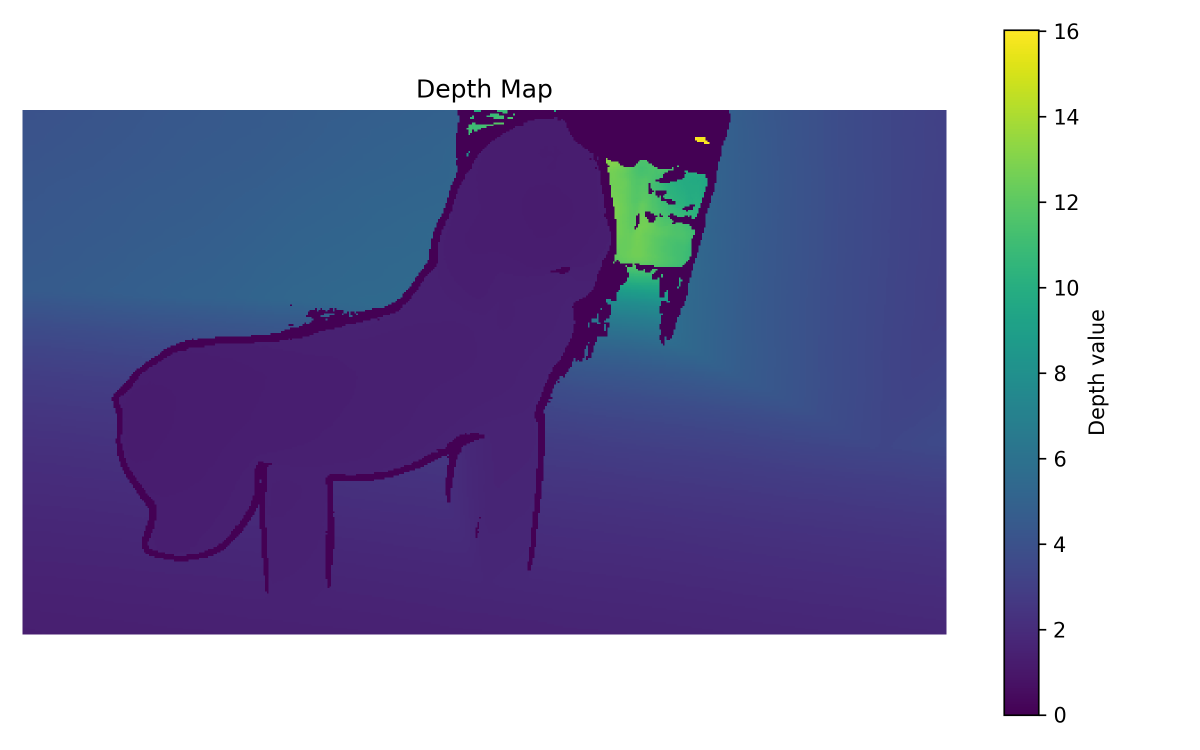
#> input picture lion dataset/depth_map.png, 2400 x 1500 px (shown at 1/2 size)
$ python -i features.py   (imports and definitions only)
#> lines starting #> are read from the running program, lines starting #| are printed output that depends on the picture
import cv2
import numpy as np
def detect_sift_features(image_path):
    ########## Detects SIFT keypoints and descriptors from one image ##########
    # reads image from disk
#> called with image_path = '../../lion dataset/depth_map.png'
    image = cv2.imread(image_path)
#> image is the input picture: shape (1500, 2400, 3); mean B, G, R 179.7, 144.9, 147
    if image is None:
        raise FileNotFoundError(f"Could not read image: {image_path}")
    # converts image to grayscale
    gray = cv2.cvtColor(image, cv2.COLOR_BGR2GRAY) # sift works on intensity, not color
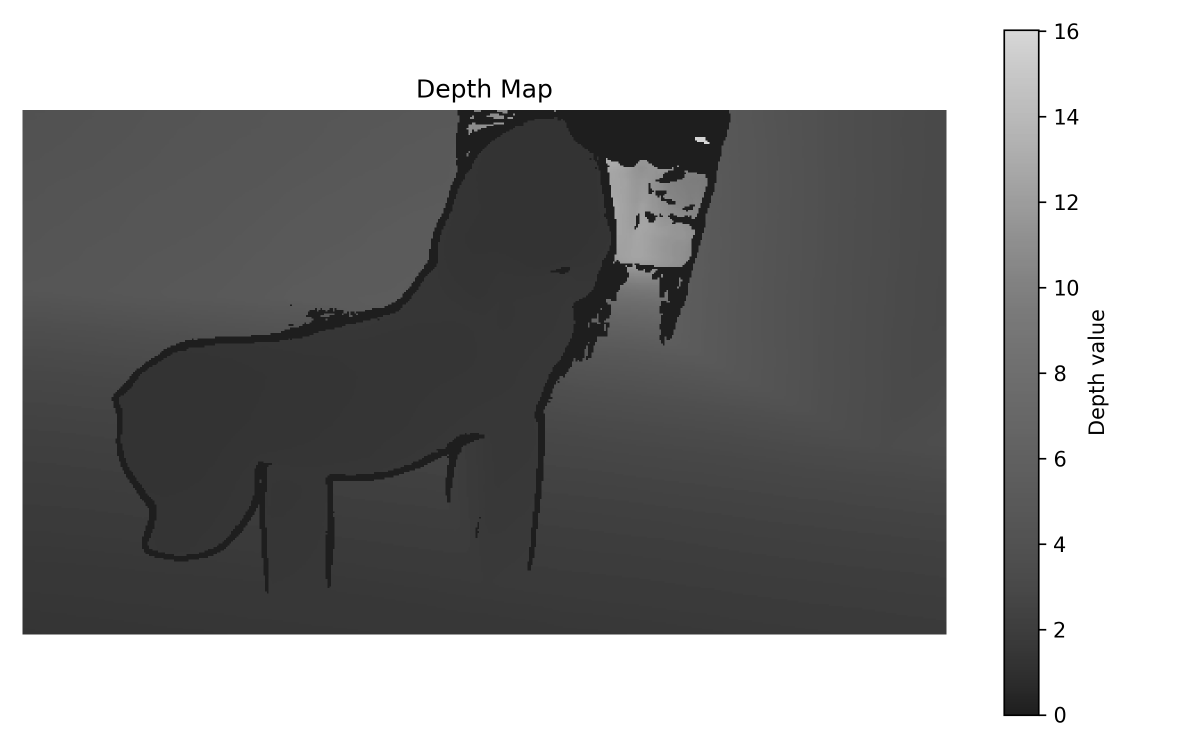
#> gray: shape (1500, 2400) (shown at 1/2 size); min 0, max 255, mean 149.4
    # improves contrast slightly before sift
    gray = cv2.equalizeHist(gray) # helps sift find more stable features in low-contrast areas
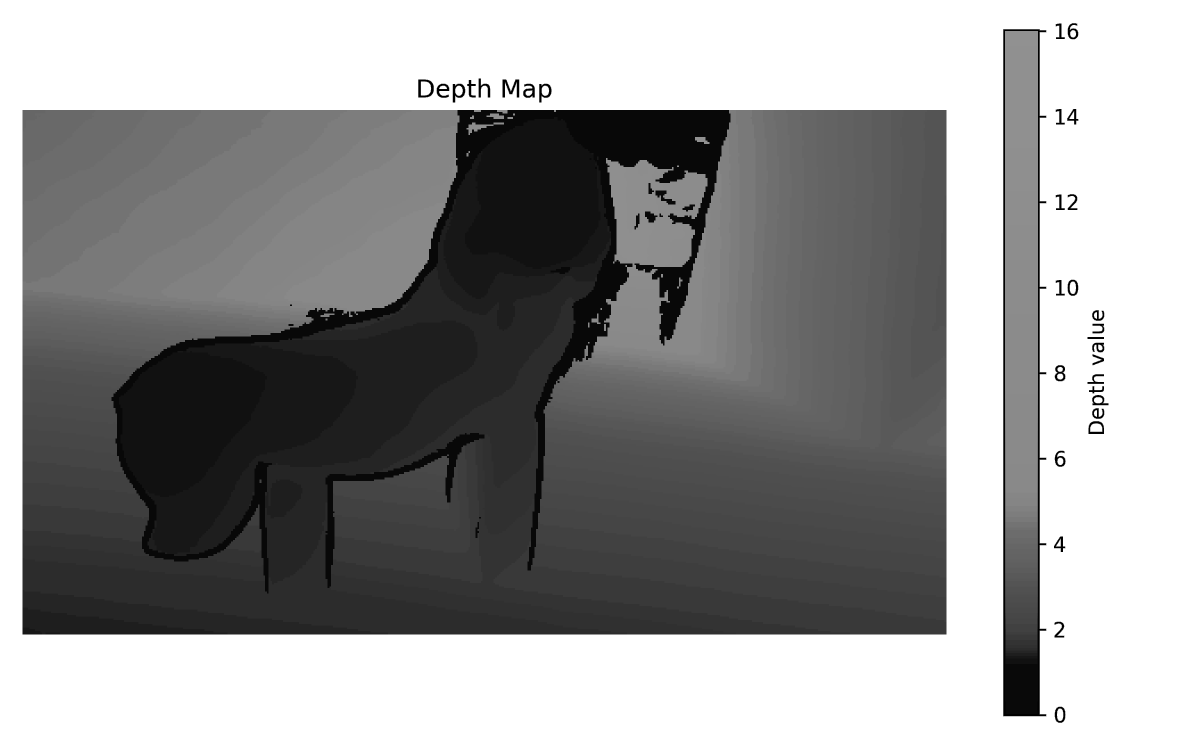
#> gray: shape (1500, 2400) (shown at 1/2 size); min 0, max 255, mean 151.9
    # creates sift detector
    sift = cv2.SIFT_create(
        nfeatures=5000,    # limits the maximum number of strongest features
        contrastThreshold=0.02,  # helps sift to detect features even in low-contrast regions
        edgeThreshold=10   # controls how strongly edge-like points are filtered out
    )
    # detects keypoints and compute descriptors
    keypoints, descriptors = sift.detectAndCompute(gray, None)
#> keypoints = 946 keypoints; strongest (x, y, size): (2177, 676, 3.2), (2205, 676, 3.2), (1007, 192, 4.1), (2114, 76, 2.7)
    # converts keypoint locations to numopy array
    points = np.array([kp.pt for kp in keypoints], dtype=np.float32)
#> points = 946 pairs, first value 62.38 to 2216.1, second value 48.44 to 1443.3

    return image, points, descriptors, keypoints

def match_descriptors(des1, des2, ratio=0.75):  # matches descriptors from image 1 and image 2
                                                # lowe's ratio was 0.65
    ########## Matches SIFT descriptors using BFMatcher and Lowe's ratio test ##########
    if des1 is None or des2 is None:
        return []
    # sift descriptors are floating-point vectors
    # used L2 distance -> euclidean distance
    bf = cv2.BFMatcher(cv2.NORM_L2)
    # for each descriptor in image 1, find its two nearest descriptors in image 2
    raw_matches = bf.knnMatch(des1, des2, k=2)
    good_matches = [] # creats empty list to contain good matches
    for match_pair in raw_matches:
        if len(match_pair) < 2: # sometimes opencv may return fewer than 2 matches
            continue # skips that descriptor and moves to the next one
        m, n = match_pair
        # lowe's ratio test:
        if m.distance < ratio * n.distance:
            good_matches.append(m) # keep the match only if the best match is clearly better than the 2nd-best match
    # sort matches from strongest to weakest.
    good_matches = sorted(good_matches, key=lambda x: x.distance) # smaller distance means more similar descriptors

    return good_matches

def get_matched_points(points1, points2, matches):
    ########## Converts OpenCV match objects into two Nx2 point arrays ##########
    matched_1 = [] # matched points in image 1
    matched_2 = [] # matched points in image 2
    for m in matches:
        matched_1.append(points1[m.queryIdx]) # point coordinate in image 1
        matched_2.append(points2[m.trainIdx]) # corresponding point coordinate in image 2

    return np.array(matched_1, dtype=np.float32), np.array(matched_2, dtype=np.float32) # both point lists as array

>>> result = detect_sift_features('../../lion dataset/depth_map.png')

$ run again, on lion dataset/lion_colored_cloud_front.png
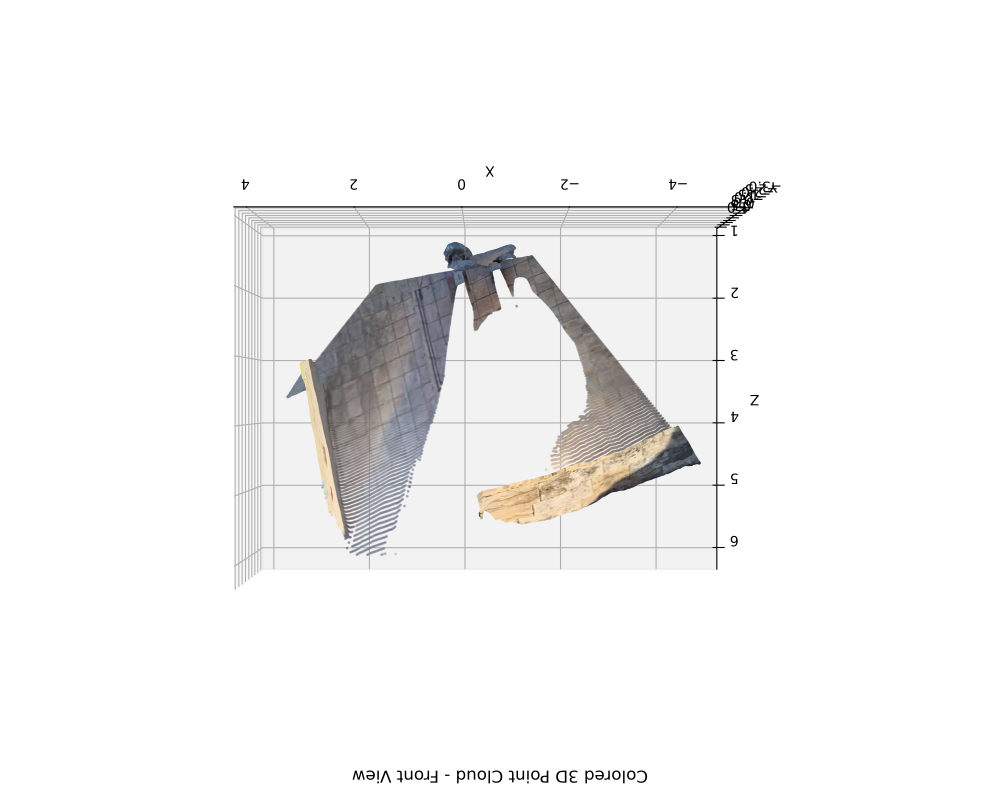
#> input picture lion dataset/lion_colored_cloud_front.png, 3000 x 2400 px (shown at 1/3 size)
#> in detect_sift_features, image is the input picture: shape (2400, 3000, 3); mean B, G, R 243.7, 244, 244.4
#> in detect_sift_features, `gray = cv2.equalizeHist(gray)`:
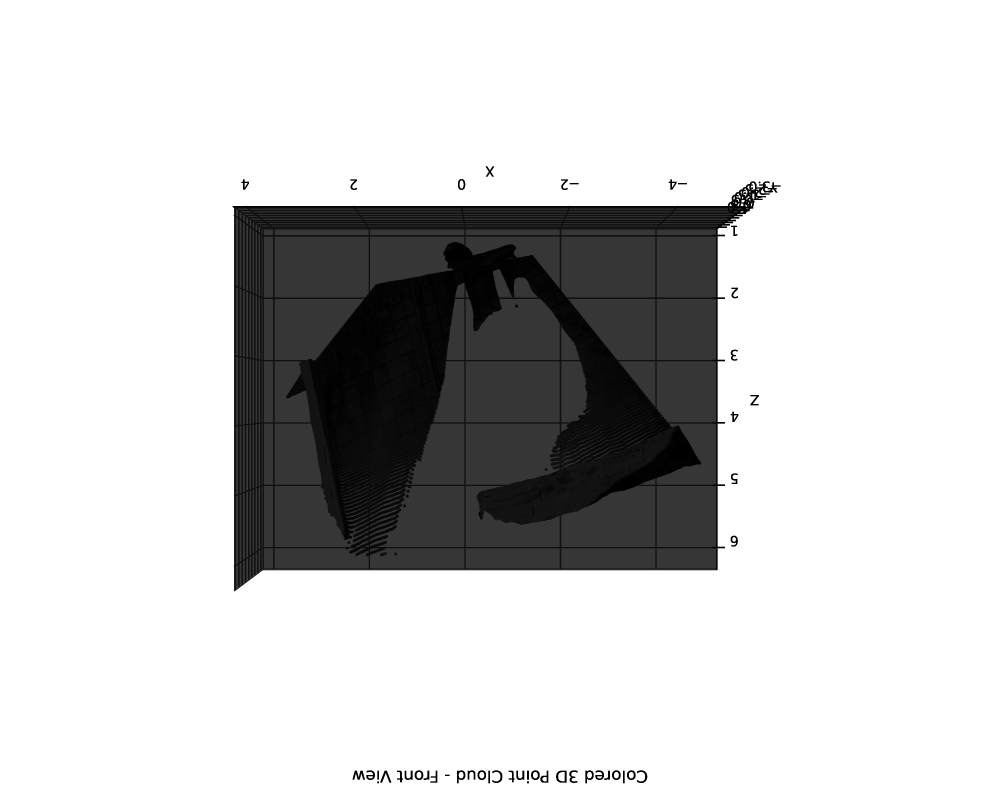
#> gray: shape (2400, 3000) (shown at 1/3 size); min 0, max 255, mean 206.1
#> keypoints = 2139 keypoints; strongest (x, y, size): (1584, 2347, 4.2), (2278, 547, 3.5), (1134, 2347, 3.8), (2269, 574, 2.6)
#> points = 2139 pairs, first value 700.4 to 2339.4, second value 501.3 to 2350.6

$ run again, on lion dataset/lion_colored_cloud_perspective.png
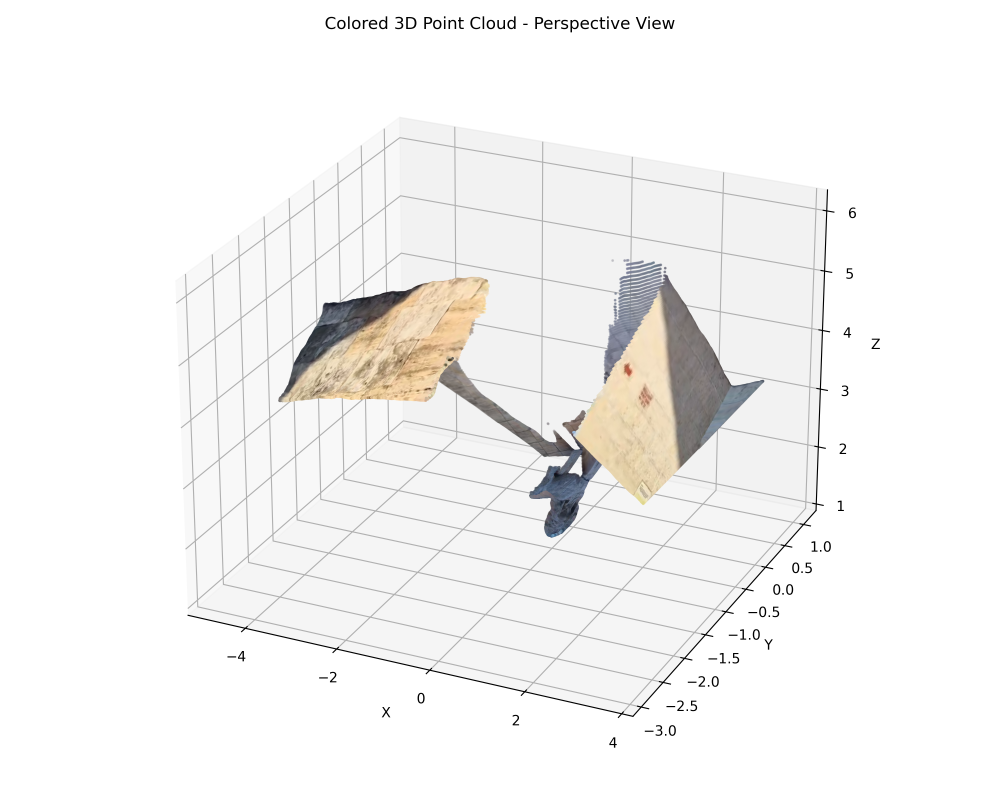
#> input picture lion dataset/lion_colored_cloud_perspective.png, 3000 x 2400 px (shown at 1/3 size)
#> in detect_sift_features, image is the input picture: shape (2400, 3000, 3); mean B, G, R 243, 244, 244.8
#> in detect_sift_features, `gray = cv2.cvtColor(image, cv2.COLOR_BGR2GRAY)`:
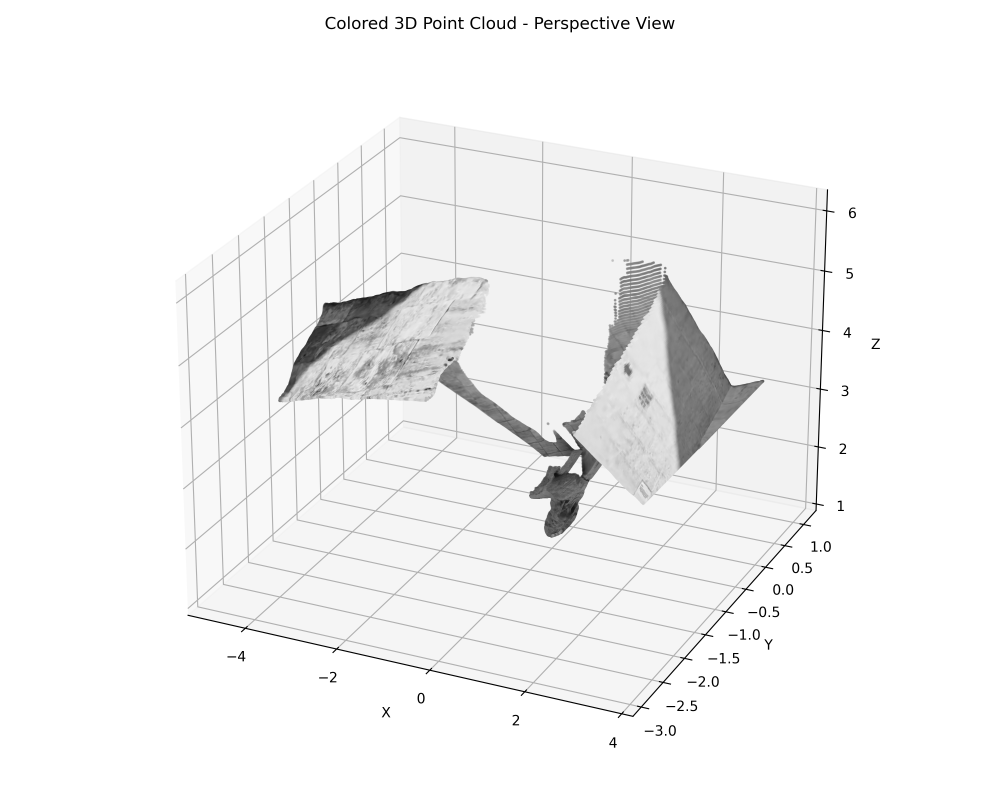
#> gray: shape (2400, 3000) (shown at 1/3 size); min 0, max 255, mean 244.1
#> in detect_sift_features, `gray = cv2.equalizeHist(gray)`:
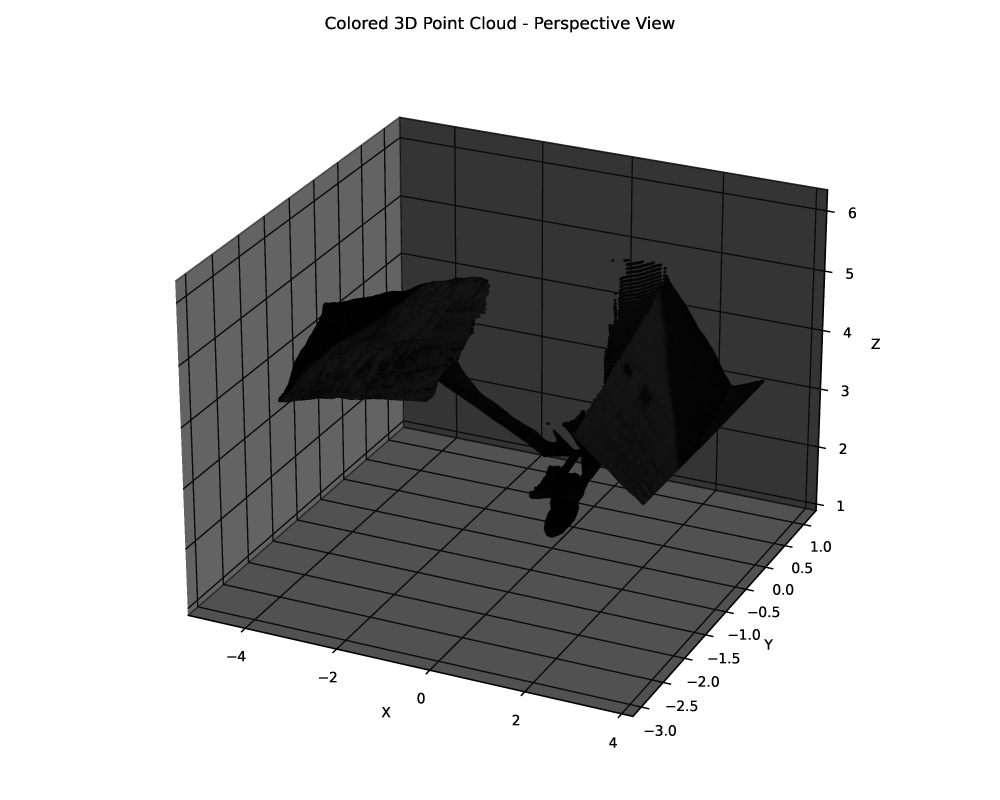
#> gray: shape (2400, 3000) (shown at 1/3 size); min 0, max 255, mean 178.8
#> keypoints = 3120 keypoints; strongest (x, y, size): (1334, 52, 4.2), (1823, 52, 3.9), (2249, 1916, 3.9), (2308, 1848, 3.9)
#> points = 3120 pairs, first value 528 to 2637.4, second value 47.87 to 2234.5

$ run again, on lion dataset/lion_colored_cloud_top.png
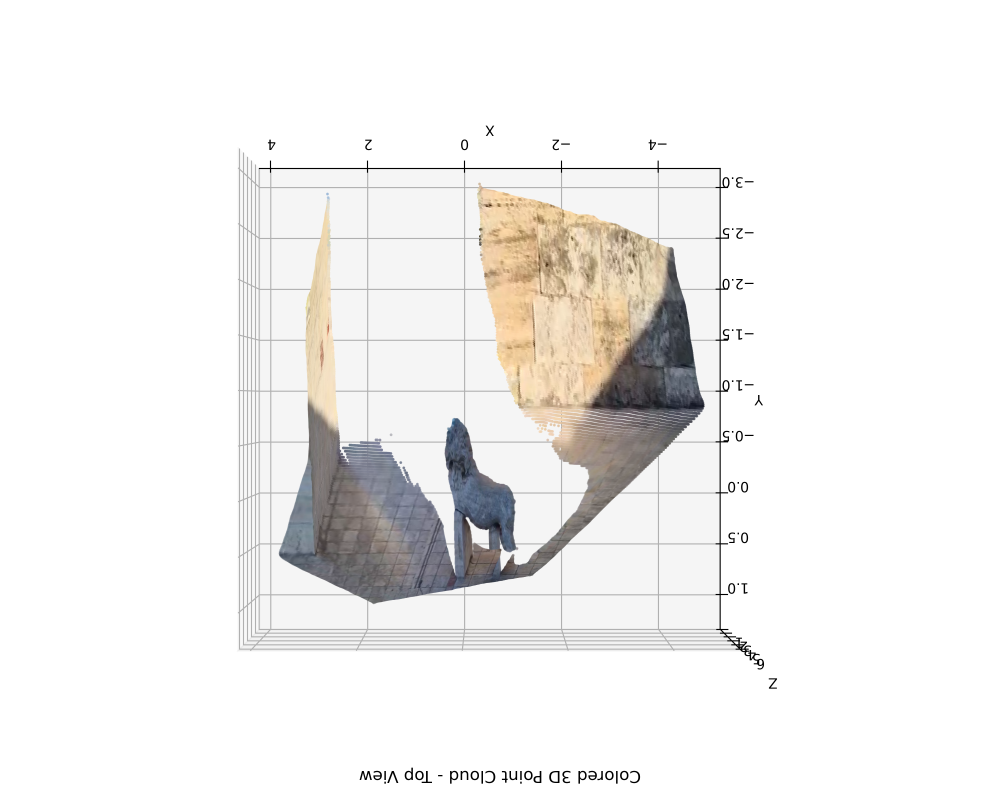
#> input picture lion dataset/lion_colored_cloud_top.png, 3000 x 2400 px (shown at 1/3 size)
#> in detect_sift_features, image is the input picture: shape (2400, 3000, 3); mean B, G, R 239, 240.3, 241.5
#> in detect_sift_features, `gray = cv2.cvtColor(image, cv2.COLOR_BGR2GRAY)`:
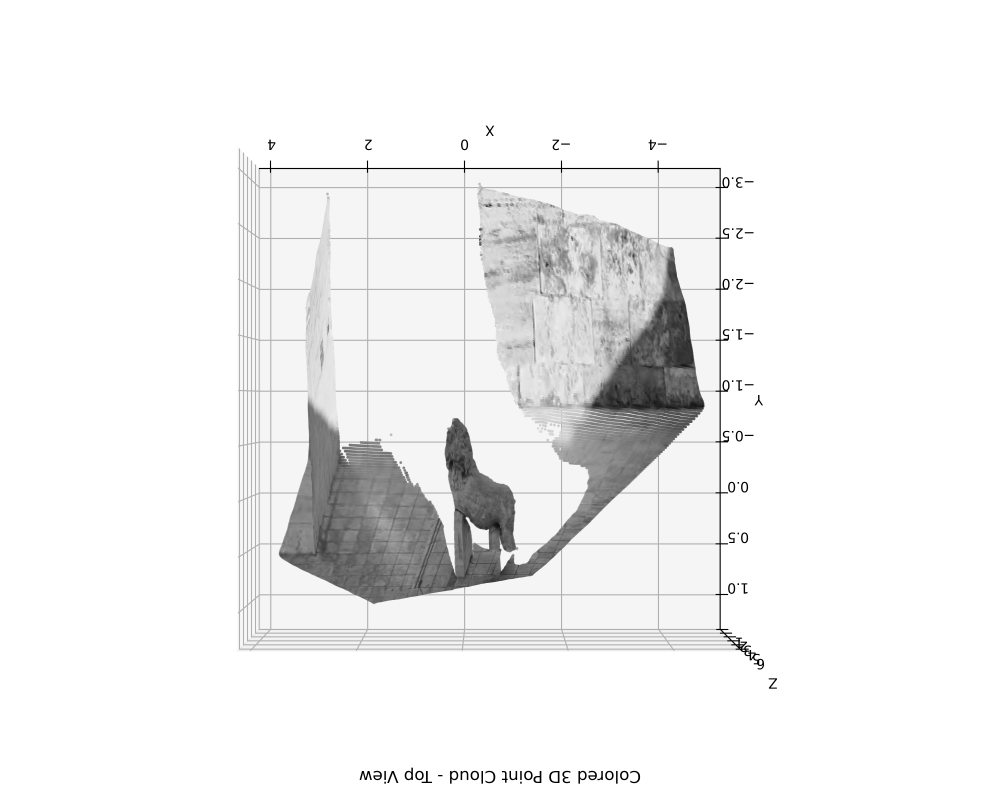
#> gray: shape (2400, 3000) (shown at 1/3 size); min 0, max 255, mean 240.5
#> in detect_sift_features, `gray = cv2.equalizeHist(gray)`:
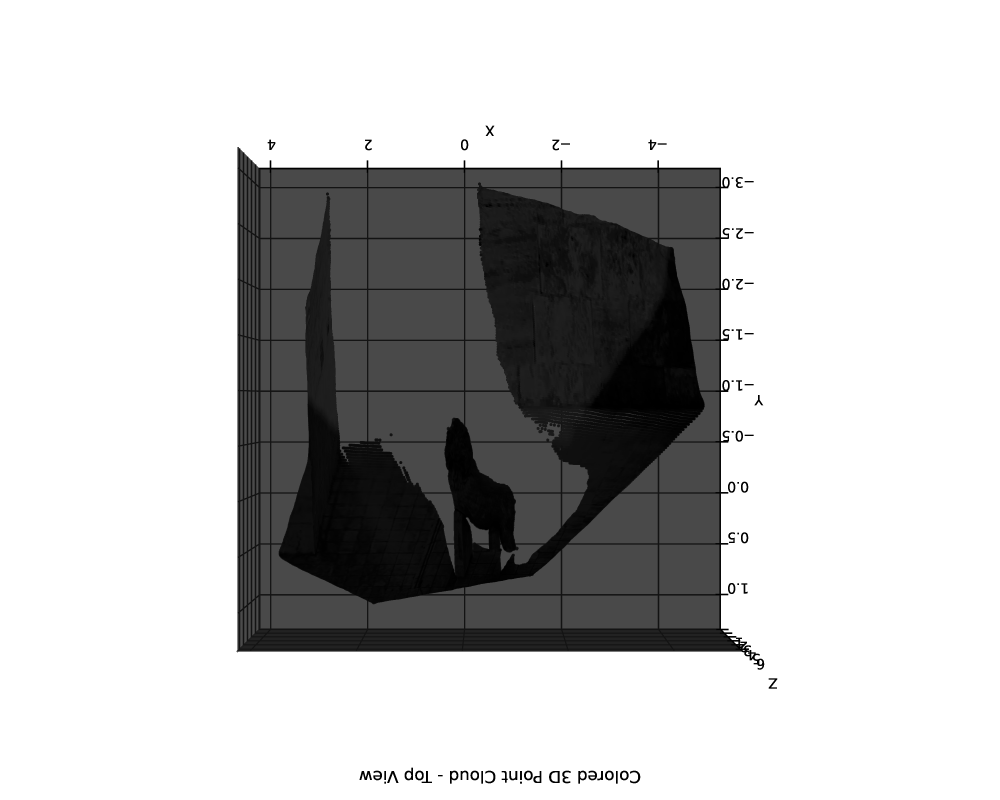
#> gray: shape (2400, 3000) (shown at 1/3 size); min 0, max 255, mean 193.5
#> keypoints = 2474 keypoints; strongest (x, y, size): (1563, 2348, 4.2), (2198, 1143, 3.9), (2198, 1295, 3.9), (2198, 990, 3.9)
#> points = 2474 pairs, first value 712.8 to 2328.4, second value 379.3 to 2351.7
